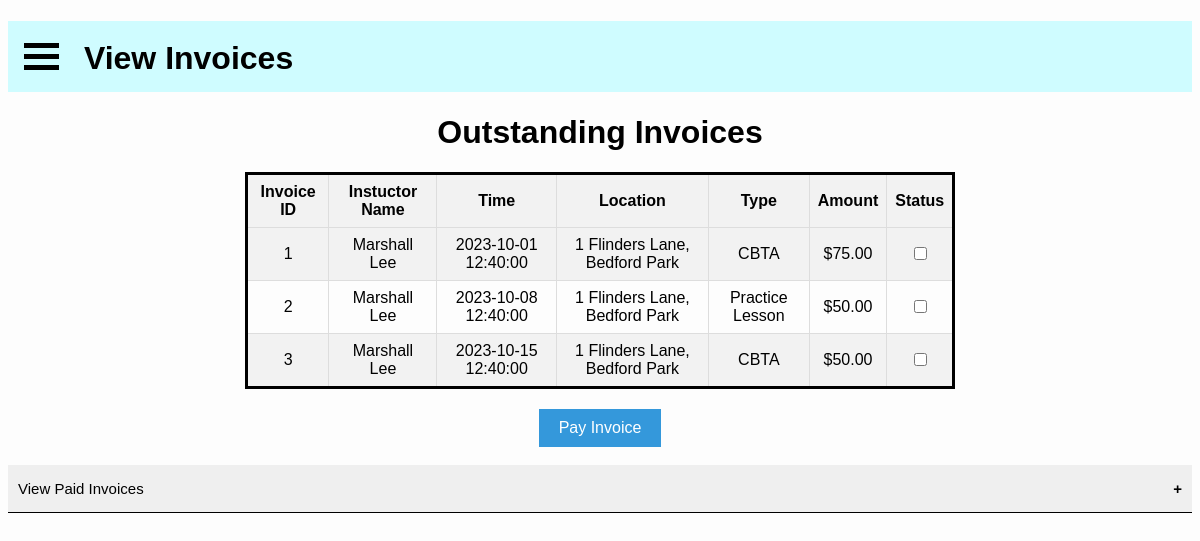
Screenshot of /learners/view-invoices.php (signed in) with the database file from the repository.
### tables this page shows
CREATE TABLE InvoiceDetails (
    id int NOT NULL AUTO_INCREMENT PRIMARY KEY,
    learnerID int,
    instructorID int,
    status int DEFAULT 0,
    time DATETIME NOT NULL,
    location VARCHAR(255) NOT NULL,
    lessonType VARCHAR(25) NOT NULL,
    amount int DEFAULT 80
) AUTO_INCREMENT = 1;

CREATE TABLE Users (
    id int NOT NULL AUTO_INCREMENT PRIMARY KEY,
    email varchar(100) UNIQUE,
    password varchar(100),
    phoneNumber varchar(10),
    firstName varchar(100),
    lastName varchar(100),
    dob date,
    learner boolean DEFAULT 0,
    instructor boolean DEFAULT 0,
    supervisor boolean DEFAULT 0,
    government boolean DEFAULT 0,
    licenceNo varchar(6),
    hasTempPassword boolean DEFAULT 0
) AUTO_INCREMENT = 1;

### learners/view-invoices.php (the view, shortened to what this page needs)
<?php
require_once "../inc/db-session-include.php";
?>
<!DOCTYPE html>
<html lang="en">
<head>
    <link rel="stylesheet" href="../style/home-page.css" />
    <link rel="stylesheet" href="../style/menu-style.css" />
    <link rel="stylesheet" href="../style/collapsible.css" />
</head>
<body>
    <?php
    require_once "learner-menu.php";
    $id = $_SESSION["userID"];
    ?>
    <div class="outstanding-invoives">
        <form action="pay-invoice.php" method="POST">
            <h1 style="text-align: center">Outstanding Invoices</h1>
            <table>
                <tr>
                    <th>Invoice ID</th>
                    <th>Instuctor Name</th>
                    <th>Time</th>
                    <th>Location</th>
                    <th>Type</th>
                    <th>Amount</th>
                    <th>Status</th>
                </tr>
                <?php
                $sql = "SELECT Users.firstName,
                        Users.lastName,
                        InvoiceDetails.time,
                        InvoiceDetails.location,
                        InvoiceDetails.lessonType,
                        InvoiceDetails.amount,
                        InvoiceDetails.status,
                        InvoiceDetails.id,
                        InvoiceDetails.learnerID
                        FROM InvoiceDetails
                        JOIN Users ON InvoiceDetails.instructorID = Users.id
                        WHERE InvoiceDetails.learnerID = '$id'
                        AND InvoiceDetails.status = 0;";
                if ($result = mysqli_query($conn, $sql)) {
                    if (mysqli_num_rows($result) > 0) {
                        while ($row = mysqli_fetch_assoc($result)) {
                            echo
                            "<tr>
                                <td>{$row['id']}</td>
                                <td>{$row['firstName']} {$row['lastName']}</td>
                                <td>{$row['time']}</td>
                                <td>{$row['location']}</td>
                                <td>{$row['lessonType']}</td>
                                <td>$". number_format($row['amount'], 2) ."</td>
                                <td><input type='checkbox' name='{$row['id']}'></td>
                            </tr>";
                        }
                    } else {
                        echo "<tr><td colspan='7'>No invoices found.</td></tr>";
                    }
                }
                ?>
            </table>
            <div class="button-container">
                <input type="submit" class="add-lesson-button" value="Pay Invoice">
            </div>
        </form>
    </div>
    <br>
    <button class="collapsible">View Paid Invoices</button>
</body>
</html>

### style/home-page.css (style rules this page uses)
body { flex-direction: column; height: 100vh; }
table { border: 3px solid #000000; border-collapse: collapse; width: 100%; }
td, th { border: 1px solid #dddddd; text-align: left; padding: 8px; }
tr:nth-child(even) { background-color: #f2f2f2; }
th { background-color: #dddddd; }
.add-lesson-button { background-color: #3498db; color: #ffffff; border: none; padding: 10px 20px; font-size: 16px; cursor: pointer; }
table { width: 60%; margin: 0 auto; border-collapse: collapse; }
th, td { padding: 8px; border: 1px solid #ddd; text-align: center; }
th { background-color: #f2f2f2; }
.button-container { text-align: center; margin-top: 20px; }

### style/menu-style.css (style rules this page uses)
html { background-color: #fdfdfd; }
body { font-family: Helvetica, Arial, sans-serif; }

### style/collapsible.css (style rules this page uses)
.collapsible { cursor: pointer; padding: 15px 10px; width: 100%; border: none; border-bottom: 1px solid black; text-align: left; outline: none; font-size: 15px; }
.collapsible:after { content: "\002B"; color: black; font-weight: bold; float: right; margin-left: 5px; }

### rows the page displays
invoicedetails: id "1", users.firstName "Marshall", users.lastName "Lee", time "2023-10-01 12:40:00", location "1 Flinders Lane, Bedford Park", lessonType "CBTA", amount "75.00"
invoicedetails: id "2", users.firstName "Marshall", users.lastName "Lee", time "2023-10-08 12:40:00", location "1 Flinders Lane, Bedford Park", lessonType "Practice Lesson", amount "50.00"
invoicedetails: id "3", users.firstName "Marshall", users.lastName "Lee", time "2023-10-15 12:40:00", location "1 Flinders Lane, Bedford Park", lessonType "CBTA", amount "50.00"
